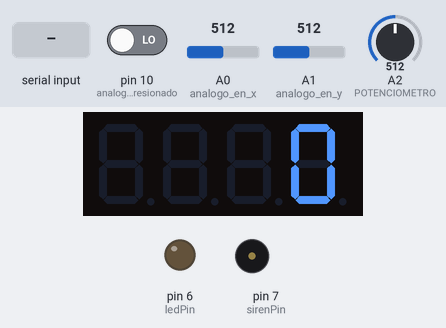
Bench run of a sketch on a simulated Arduino Uno, built with avr-gcc and run on an emulated ATmega328P. On the bench: 4-digit seven-segment display, output pins drawn as LEDs (lit = HIGH), buzzer (waves = sounding, pin HIGH). The inputs (shaded band) are chosen by the test bench; at power-on: pin 10 (analogo_presionado) LOW, A0 (analogo_en_x) = 512, A1 (analogo_en_y) = 512, A2 (POTENCIOMETRO) = 512. What the sketch prints to the serial monitor is not drawn.

Above: at 1.2 s.
1.3 s: "90,45\n" received over Serial
At 1.9 s:
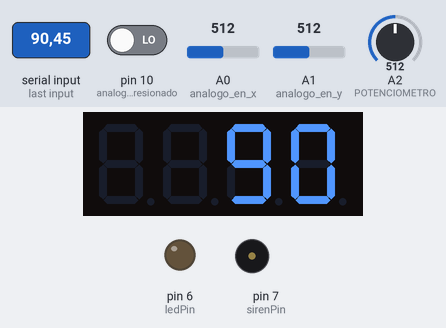
2.8 s: "30,150\n" received over Serial
Timing chart, 0 to 5.8 s (numbered marks = the images above; inputs shaded):
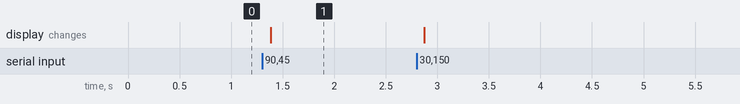

The sketch:

Proyecto1Arduino.ino
```cpp
#include <TM1637Display.h>

#define CLK 5
#define DIO 4
int LecturaX=0;
int LecturaY=0;
int LecturaPot=0;
int BT;
int sieteSegmentos, buzzer, led;
TM1637Display display(CLK,DIO);
int sirenPin=7;
int sirenTime=5; //1ms
int ledPin=6;
int oleada=0;

void setup() {
  Serial.begin(9600);
  pinMode(A0,INPUT);//analogo en x
  pinMode(A1,INPUT);// analogo en y
  pinMode(10,INPUT); // analogo presionado
  pinMode(A2,INPUT); //POTENCIOMETRO
  //pinMode(4,);// siete segmentos clk
  //pinMode(5,); //siete segmentos dio
  pinMode(ledPin,OUTPUT); // led solo
  pinMode(sirenPin,OUTPUT); //buzzer pasivo
  display.setBrightness(5);

}

void loop() {
  display.showNumberDec(oleada);
  LecturaX=analogRead(A0);
  LecturaY=analogRead(A1);
  BT=digitalRead(10);
  LecturaPot=analogRead(A2);

  Serial.print(LecturaX);
  Serial.print(",");
  Serial.print(LecturaY);
  Serial.print(",");
  Serial.print(BT);
  Serial.print(",");
  Serial.println(LecturaPot);

  // Leer los datos desde C++
    if (Serial.available() > 0)
    {
        // Leer los datos enviados desde C++
        String data = Serial.readStringUntil('\n');

        // Analizar los datos recibidos
        sscanf(data.c_str(), "%d,%d,%d", &sieteSegmentos, &buzzer, &led);

        // Encender el siete segmentos
        if (sieteSegmentos !=0)
        {
          oleada=sieteSegmentos;
          display.showNumberDec(oleada);
          sieteSegmentos=0;
        }else if(sieteSegmentos==2){
          display.showNumberDec(0);}
        else
        {
            // Apagar el siete segmentos
            // ...
        }

        // Encender el buzzer
        if (buzzer == 1)
        {
                 digitalWrite(sirenPin,HIGH);
                 delay(sirenTime);
                 digitalWrite(sirenPin,LOW);
                 delay(sirenTime);
                 buzzer=0;
        }
        else
        {
            // Apagar el buzzer
            // ...
        }

        // Encender el led
        if (led == 1)
        {
            digitalWrite(ledPin,HIGH);
            led=0;
        }
        else
        {
            digitalWrite(ledPin,LOW);
        }
    }
  delay(100);
}
```

Measured:
- after the input at 1.3 s, the display: changes after 0.09 s (image 1)
